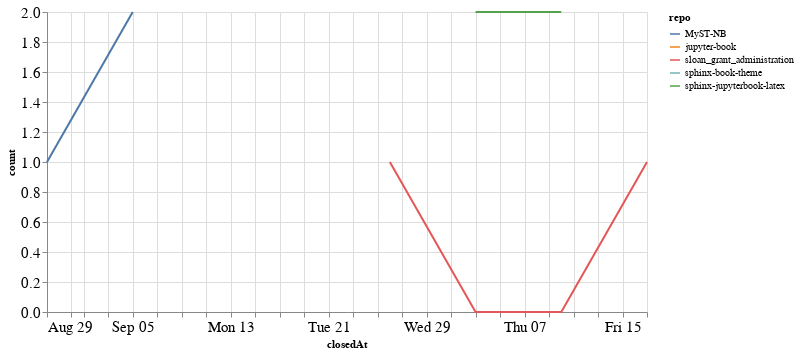

The notebook cell saved with this chart:
### Code cell
closed_by_time = closed_by.groupby('repo').resample('W', on='closedAt').count()['author'].reset_index()
closed_by_time = closed_by_time.rename(columns={'author': 'count'})

alt.Chart(closed_by_time, width=600).mark_line().encode(
    x='closedAt',
    y='count',
    color='repo',
    tooltip="repo"
)

### Figure 1 — Vega-Lite specification as saved in the notebook (floating-point values rounded to 4 significant figures)
{"config": {"axisLeft": {"labelFontSize": 15}, "axisBottom": {"labelFontSize": 15}}, "data": {"name": "data-0c8497231a784664ed1bc814cfa0ec64"}, "mark": "line", "encoding": {"color": {"type": "nominal", "field": "repo"}, "tooltip": {"type": "nominal", "field": "repo"}, "x": {"type": "temporal", "field": "closedAt"}, "y": {"type": "quantitative", "field": "count"}}, "width": 600, "$schema": "https://vega.github.io/schema/vega-lite/v4.8.1.json", "datasets": {"data-0c8497231a784664ed1bc814cfa0ec64": [{"repo": "MyST-NB", "closedAt": "2021-08-29T00:00:00", "count": 1}, {"repo": "MyST-NB", "closedAt": "2021-09-05T00:00:00", "count": 2}, {"repo": "jupyter-book", "closedAt": "2021-08-29T00:00:00", "count": 2}, {"repo": "sloan_grant_administration", "closedAt": "2021-09-26T00:00:00", "count": 1}, {"repo": "sloan_grant_administration", "closedAt": "2021-10-03T00:00:00", "count": 0}, {"repo": "sloan_grant_administration", "closedAt": "2021-10-10T00:00:00", "count": 0}, {"repo": "sloan_grant_administration", "closedAt": "2021-10-17T00:00:00", "count": 1}, {"repo": "sphinx-book-theme", "closedAt": "2021-09-26T00:00:00", "count": 1}, {"repo": "sphinx-jupyterbook-latex", "closedAt": "2021-10-03T00:00:00", "count": 2}, {"repo": "sphinx-jupyterbook-latex", "closedAt": "2021-10-10T00:00:00", "count": 2}]}}
